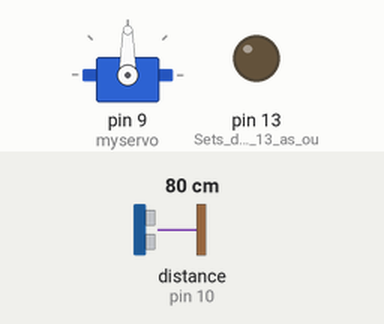
This sketch was run on a simulated Arduino Uno, built with avr-gcc and run on an emulated ATmega328P. Shown: servo, output pins drawn as LEDs (lit = HIGH). Wiring (inferred from the names in the program): ultrasonic range finder: trigger pin 11; echo pin 10. Inputs (shaded band) come from the test bench; at power-on: distance to the obstacle (sensor on pin 10) 80 cm. The echo pulse lasts 58.3 µs per cm; pins used as bus, display or sensor lines are not drawn.

Above: at 1.2 s.
1.3 s: distance to the obstacle (sensor on pin 10) set to 2 cm
At 1.8 s:
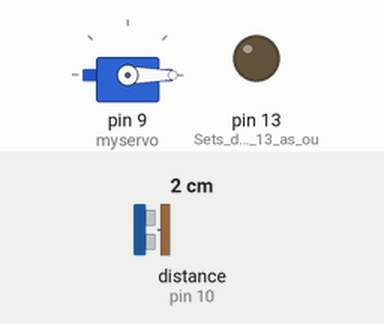
2.8 s: distance to the obstacle (sensor on pin 10) set to 18 cm
At 4.0 s:
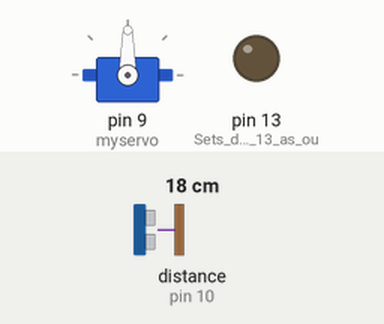
4.3 s: distance to the obstacle (sensor on pin 10) set to 4 cm
At 5.2 s:
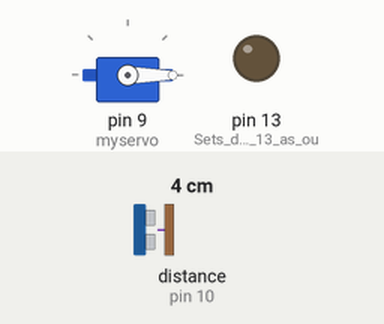
Timing chart, 0 to 7.3 s (numbered marks = the images above; inputs shaded):
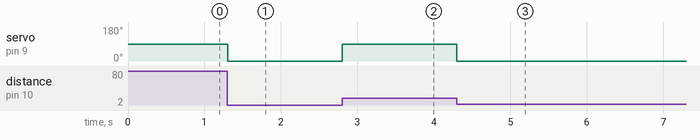

Measured:
- after the input at 1.3 s, servo on pin 9 (myservo): 90° → 0° at once
- after the input at 2.8 s, servo on pin 9 (myservo): 0° → 90° at once
- after the input at 4.3 s, servo on pin 9 (myservo): 90° → 0° at once

The sketch:

sketch_jun04a.ino
```cpp
#include <Servo.h>
Servo myservo;
int trigPin = 11;    // Trigger
int echoPin = 10;    // Echo
long duration, cm, inches;
void setup() {
    Serial.begin(9600);   //Sets the baud for serial data transmission
    pinMode(10, INPUT);  //Sets digital pin 13 as output pin
   myservo.attach(9);
        Serial.begin(9600);   //Sets the baud for serial data transmission
    pinMode(13, OUTPUT);  //Sets digital pin 13 as output pin
    pinMode(trigPin, OUTPUT);
  pinMode(echoPin, INPUT);
}

void loop() {
  digitalWrite(trigPin, LOW);
  delayMicroseconds(5);
  digitalWrite(trigPin, HIGH);
  delayMicroseconds(10);
  digitalWrite(trigPin, LOW);

  // Read the signal from the sensor: a HIGH pulse whose
  // duration is the time (in microseconds) from the sending
  // of the ping to the reception of its echo off of an object.
    duration = pulseIn(echoPin, HIGH);

  // Convert the time into a distance
  cm = (duration/2) / 29.1;     // Divide by 29.1 or multiply by 0.0343
  inches = (duration/2) / 74;   // Divide by 74 or multiply by 0.0135
  if (cm<10){
     myservo.write(0);

  }
  else
{
    myservo.write(90);
  }
}
```
